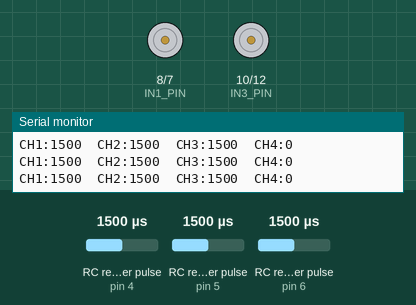
Recording of a sketch running on a simulated Arduino Uno, built with avr-gcc and run on an emulated ATmega328P. On the bench: motor-driver pin pairs drawn as motors (green arrow = first pin HIGH = forward, orange = second pin HIGH = backward, longer = more drive, scaled by the enable pin), the last lines printed to the serial monitor. Wiring (inferred from the names in the program): 3 × RC receiver channel: data pin 4 / data pin 5 / data pin 6. The inputs (shaded band) are chosen by the test bench; at power-on: RC receiver pulse (sensors on pin 5, pin 6, pin 4) 1500 µs.

Above: at 1.2 s.
1.3 s: RC receiver pulse (sensor on pin 5) set to 1314 µs
2.8 s: RC receiver pulse (sensor on pin 5) set to 1283 µs
At 4.4 s:
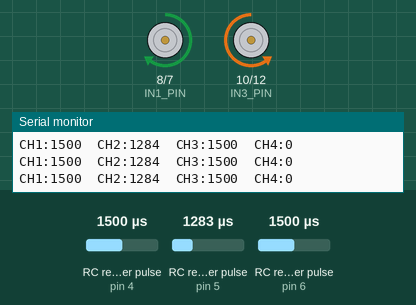
4.7 s: RC receiver pulse (sensor on pin 5) set to 1750 µs
At 6.7 s:
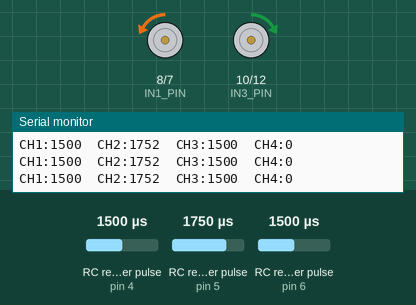
7.1 s: RC receiver pulse (sensor on pin 5) set to 1020 µs
At 8.3 s:
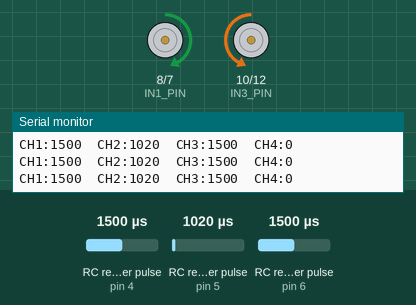
8.9 s: RC receiver pulse (sensor on pin 6) set to 1020 µs
At 10.4 s:
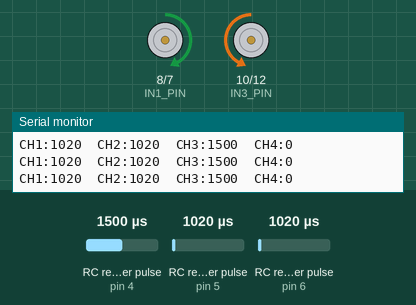
11.1 s: RC receiver pulse (sensor on pin 5) set to 1500 µs
At 12.1 s:
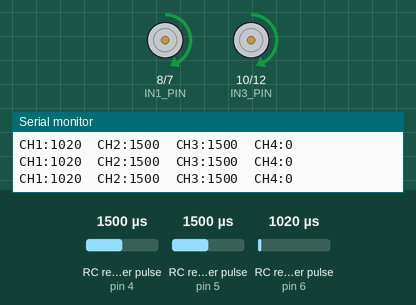
Timing chart, 0 to 13.9 s (numbered marks = the images above; inputs shaded):
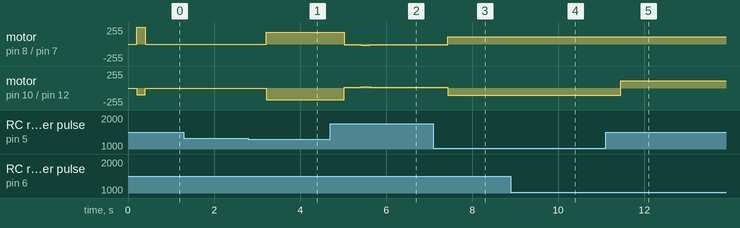

The sketch:

Wheels.ino
```cpp
    #include <EnableInterrupt.h>

    #define SERIAL_PORT_SPEED 9600
    #define RC_NUM_CHANNELS  4

    #define RC_CH1  0
    #define RC_CH2  1
    #define RC_CH3  2
    #define RC_CH4  3

    // pin usage
    // radio pins
    #define RC_CH1_PIN  6
    #define RC_CH2_PIN  5
    #define RC_CH3_PIN  4
    #define RC_CH4_PIN  3

    // motor driver pins
    const int EN1_PIN = 9;
    const int IN1_PIN = 8;
    const int IN2_PIN = 7;
    const int IN3_PIN = 10;
    const int IN4_PIN = 12;
    const int EN2_PIN = 11;


    uint16_t rc_values[RC_NUM_CHANNELS];
    uint32_t rc_start[RC_NUM_CHANNELS];
    volatile uint16_t rc_shared[RC_NUM_CHANNELS];

    void rc_read_values() {
      noInterrupts();
      memcpy(rc_values, (const void *)rc_shared, sizeof(rc_shared));
      interrupts();
    }

    void calc_input(uint8_t channel, uint8_t input_pin) {
      if (digitalRead(input_pin) == HIGH) {
        rc_start[channel] = micros();
      } else {
        uint16_t rc_compare = (uint16_t)(micros() - rc_start[channel]);
        rc_shared[channel] = rc_compare;
      }
    }

    void calc_ch1() {
      calc_input(RC_CH1, RC_CH1_PIN);
    }
    void calc_ch2() {
      calc_input(RC_CH2, RC_CH2_PIN);
    }
    void calc_ch3() {
      calc_input(RC_CH3, RC_CH3_PIN);
    }
    void calc_ch4() {
      calc_input(RC_CH4, RC_CH4_PIN);
    }

    void setup() {
      Serial.begin(SERIAL_PORT_SPEED);

      pinMode(RC_CH1_PIN, INPUT); //side wheel
      pinMode(RC_CH2_PIN, INPUT); //trigger
      pinMode(RC_CH3_PIN, INPUT); //side knob
      pinMode(RC_CH4_PIN, INPUT); //bottom button

      enableInterrupt(RC_CH1_PIN, calc_ch1, CHANGE);
      enableInterrupt(RC_CH2_PIN, calc_ch2, CHANGE);
      enableInterrupt(RC_CH3_PIN, calc_ch3, CHANGE);
      enableInterrupt(RC_CH4_PIN, calc_ch4, CHANGE);

      pinMode(9, OUTPUT); //en1
      pinMode(8, OUTPUT); //in1
      pinMode(7, OUTPUT); //in2

      pinMode(11, OUTPUT); //en2
      pinMode(10, OUTPUT); //in3
      pinMode(12, OUTPUT); //in4

    }

    void loop() {
      rc_read_values();

      Serial.print("CH1:"); Serial.print(rc_values[RC_CH1]); Serial.print("\t");
      Serial.print("CH2:"); Serial.print(rc_values[RC_CH2]); Serial.print("\t");
      Serial.print("CH3:"); Serial.print(rc_values[RC_CH3]); Serial.print("\t");
      Serial.print("CH4:"); Serial.println(rc_values[RC_CH4]);

      delay(200);

    // robot moving forward and in reverse using Hobby RC controller
      if (rc_values[RC_CH1] > 1700) forward(map(rc_values[RC_CH1], 1700, 2300, 0, 180));
      if (rc_values[RC_CH1] < 1300) reverse(map(rc_values[RC_CH1], 600, 1300, 0, 180));
      if ((rc_values[RC_CH1] < 1700) && (rc_values[RC_CH1] > 1300)) stop();

    // robot moving right and left using Hobby RC controller

      if (rc_values[RC_CH2] > 1700) right(map(rc_values[RC_CH2], 1700, 2500, 0, 180));
      if (rc_values[RC_CH2] < 1300) left (map(rc_values[RC_CH2], 600, 1300, 0, 180));

    }

    void forward(int value) {
      digitalWrite(IN1_PIN, LOW);
      digitalWrite(IN2_PIN, HIGH);
      analogWrite(EN1_PIN, value);

      digitalWrite(IN3_PIN, LOW);
      digitalWrite(IN4_PIN, HIGH);
      analogWrite(EN2_PIN, value);

  //       digitalWrite(8, LOW);
  // digitalWrite(7, HIGH);
  // analogWrite(9, 254);
  //  // let it turn for 5 seconds
  // digitalWrite(12, LOW);
  // digitalWrite(10, HIGH);
  // analogWrite(11, 200);

    }

    void reverse(int value) {
      digitalWrite(IN1_PIN, HIGH);
      digitalWrite(IN2_PIN, LOW);
      analogWrite(EN1_PIN, value);

      digitalWrite(IN3_PIN, HIGH);
      digitalWrite(IN4_PIN, LOW);
      analogWrite(EN2_PIN, value);
    }

    void right(int value) {
      digitalWrite(IN1_PIN, LOW);
      digitalWrite(IN2_PIN, HIGH);
      analogWrite(EN1_PIN, value);

      digitalWrite(IN3_PIN, HIGH);
      digitalWrite(IN4_PIN, LOW);
      analogWrite(EN2_PIN, value);
    }

    void left(int value) {
      digitalWrite(IN1_PIN, HIGH);
      digitalWrite(IN2_PIN, LOW);
      analogWrite(EN1_PIN, value);

      digitalWrite(IN3_PIN, LOW);
      digitalWrite(IN4_PIN, HIGH);
      analogWrite(EN2_PIN, value);
    }


    void stop(){
      digitalWrite(IN1_PIN, LOW);
      digitalWrite(IN2_PIN, LOW);
      digitalWrite(IN3_PIN, LOW);
      digitalWrite(IN4_PIN, LOW);
    }
```

Measured:
- the behaviour switches between 1297 and 1296 µs on RC receiver pulse (sensor on pin 5) (found by bisection; images 0 and 1)
- after the input at 2.8 s, motor on pin 8 (IN1_PIN) / pin 7 (IN2_PIN): stopped → forward 175/255 after 0.41 s; motor on pin 10 (IN3_PIN) / pin 12 (IN4_PIN): stopped → backward 175/255 after 0.41 s
- after the input at 4.7 s, motor on pin 8 (IN1_PIN) / pin 7 (IN2_PIN): forward 175/255 → backward 11/255 after 0.32 s, → backward 18/255 0.40 s later, → backward 11/255 0.20 s later; motor on pin 10 (IN3_PIN) / pin 12 (IN4_PIN): backward 175/255 → forward 11/255 after 0.32 s, → forward 18/255 0.40 s later, → forward 11/255 0.20 s later
- after the input at 7.1 s, motor on pin 8 (IN1_PIN) / pin 7 (IN2_PIN): backward 11/255 → forward 108/255 after 0.33 s; motor on pin 10 (IN3_PIN) / pin 12 (IN4_PIN): forward 11/255 → backward 108/255 after 0.33 s
- after the input at 8.9 s, motor on pin 8 (IN1_PIN) / pin 7 (IN2_PIN): forward 108/255 → forward 109/255 after 0.54 s, → forward 108/255 0.20 s later; motor on pin 10 (IN3_PIN) / pin 12 (IN4_PIN): backward 108/255 → backward 109/255 after 0.54 s, → backward 108/255 0.20 s later
- after the input at 11.1 s, motor on pin 10 (IN3_PIN) / pin 12 (IN4_PIN): backward 108/255 → forward 108/255 after 0.35 s
